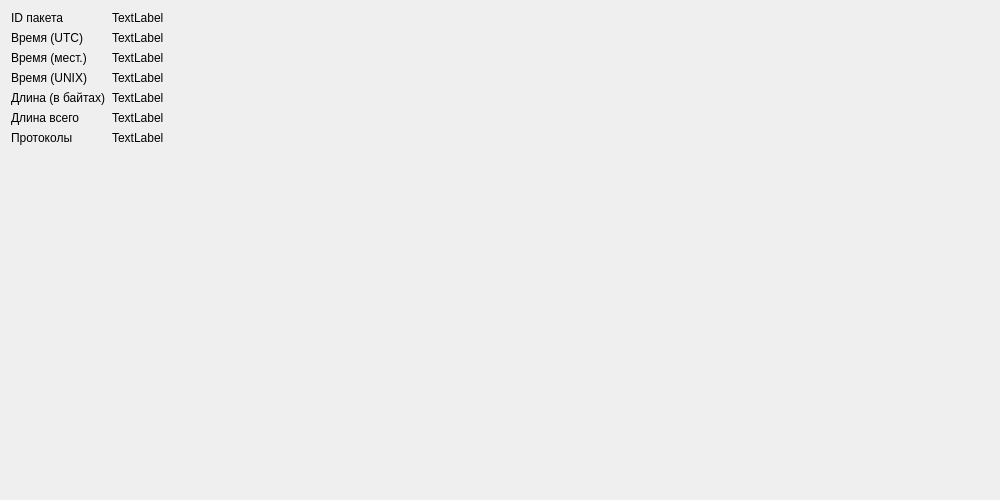
<?xml version="1.0" encoding="UTF-8"?>
<ui version="4.0">
 <class>PacketGeneralInfoTab</class>
 <widget class="QWidget" name="PacketGeneralInfoTab">
  <property name="geometry">
   <rect>
    <x>0</x>
    <y>0</y>
    <width>1000</width>
    <height>500</height>
   </rect>
  </property>
  <property name="windowTitle">
   <string>Form</string>
  </property>
  <layout class="QVBoxLayout" name="verticalLayout_2">
   <item>
    <layout class="QFormLayout" name="formLayout">
     <item row="0" column="0">
      <widget class="QLabel" name="label">
       <property name="text">
        <string>ID пакета</string>
       </property>
      </widget>
     </item>
     <item row="5" column="0">
      <widget class="QLabel" name="label_2">
       <property name="text">
        <string>Длина всего</string>
       </property>
      </widget>
     </item>
     <item row="6" column="0">
      <widget class="QLabel" name="label_3">
       <property name="text">
        <string>Протоколы</string>
       </property>
      </widget>
     </item>
     <item row="1" column="0">
      <widget class="QLabel" name="label_4">
       <property name="text">
        <string>Время (UTC)</string>
       </property>
      </widget>
     </item>
     <item row="3" column="0">
      <widget class="QLabel" name="label_5">
       <property name="text">
        <string>Время (UNIX)</string>
       </property>
      </widget>
     </item>
     <item row="2" column="0">
      <widget class="QLabel" name="label_6">
       <property name="text">
        <string>Время (мест.)</string>
       </property>
      </widget>
     </item>
     <item row="4" column="0">
      <widget class="QLabel" name="label_7">
       <property name="text">
        <string>Длина (в байтах)</string>
       </property>
      </widget>
     </item>
     <item row="0" column="1">
      <widget class="QLabel" name="frameId">
       <property name="text">
        <string>TextLabel</string>
       </property>
      </widget>
     </item>
     <item row="1" column="1">
      <widget class="QLabel" name="frameArrivalUtc">
       <property name="text">
        <string>TextLabel</string>
       </property>
      </widget>
     </item>
     <item row="2" column="1">
      <widget class="QLabel" name="frameArrivalLocal">
       <property name="text">
        <string>TextLabel</string>
       </property>
      </widget>
     </item>
     <item row="3" column="1">
      <widget class="QLabel" name="frameArrivalUnix">
       <property name="text">
        <string>TextLabel</string>
       </property>
      </widget>
     </item>
     <item row="4" column="1">
      <widget class="QLabel" name="frameSizeActual">
       <property name="text">
        <string>TextLabel</string>
       </property>
      </widget>
     </item>
     <item row="5" column="1">
      <widget class="QLabel" name="frameSizeCapture">
       <property name="text">
        <string>TextLabel</string>
       </property>
      </widget>
     </item>
     <item row="6" column="1">
      <widget class="QLabel" name="frameProtos">
       <property name="text">
        <string>TextLabel</string>
       </property>
      </widget>
     </item>
    </layout>
   </item>
  </layout>
 </widget>
 <resources/>
 <connections/>
</ui>
